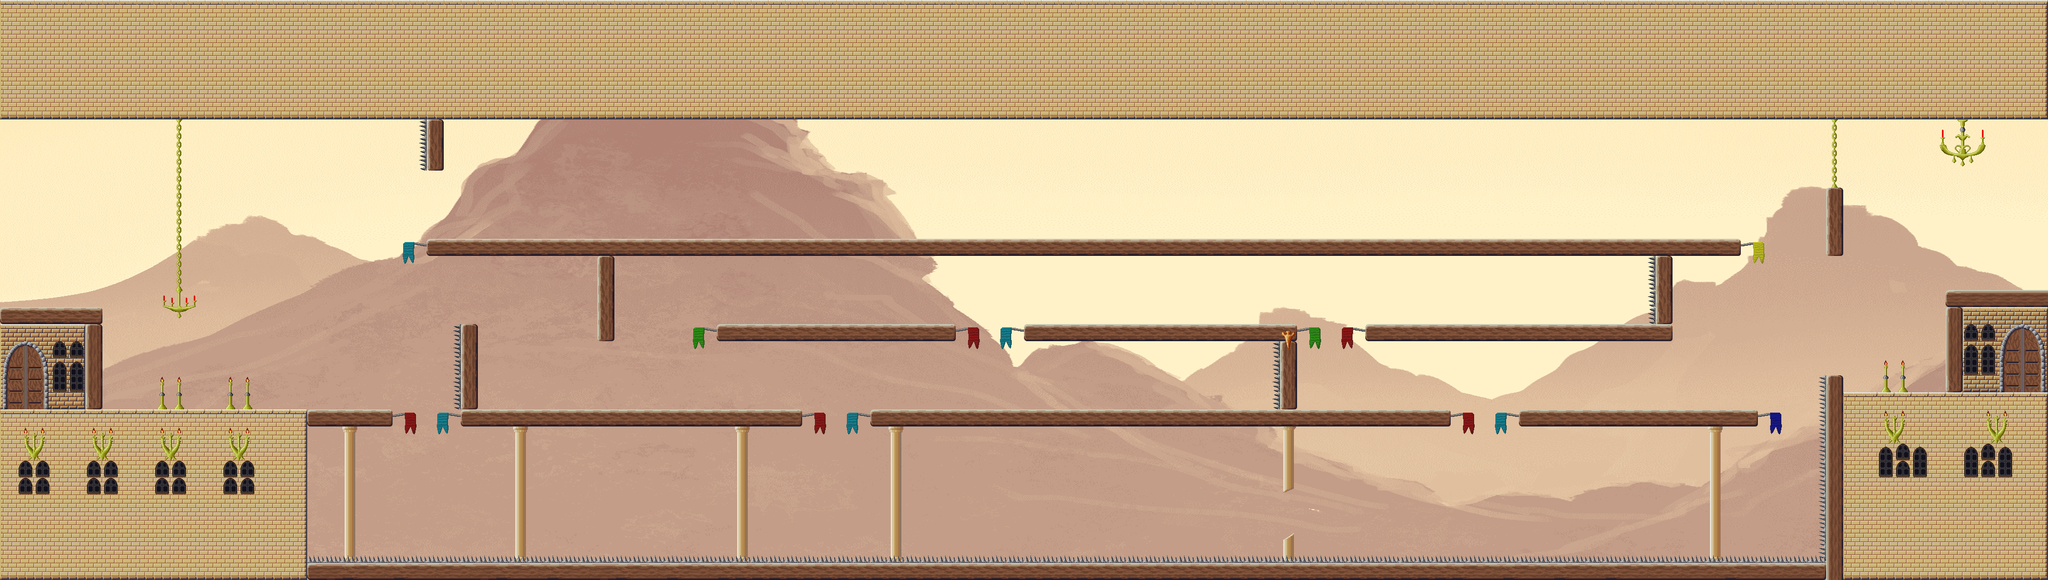

This is a level from a 2D game, rendered from its Tiled map with the project's own tilesets. A one-line summary and the map file follow, with tile-layer data summarised:
An orthogonal 120x34 tile map with 32x32 px tiles, 3 tile layers (Wall, Foreground, Objekte), 3 tilesets, 1 image layer and 86 objects (56x CoinEntity, 17x Ground, 6x SpikeEntity, 4x EnemyEntity, mainPlayer, ...).

<map version="1.0" orientation="orthogonal" renderorder="left-up" width="120" height="34" tilewidth="32" tileheight="32" nextobjectid="273">
 <tileset firstgid="1" name="castle1" tilewidth="32" tileheight="32">
  <image source="../img/map/castle1.png" width="512" height="1344" />
 </tileset>
 <tileset firstgid="673" name="castle2" tilewidth="32" tileheight="32">
  <image source="../img/map/castle2.png" width="512" height="672" />
 </tileset>
 <tileset firstgid="1009" name="castle3" tilewidth="32" tileheight="32">
  <image source="../img/map/castle3.png" width="512" height="384" />
 </tileset>
 <imagelayer name="Parallax_layer1">
  <image source="../img/background/rock.png" />
 </imagelayer>
 <layer name="Wall" width="120" height="34">
  <data>[4080 cells, 1202 non-empty, 2 distinct tile ids]</data>
 </layer>
 <layer name="Foreground" width="120" height="34">
  <data>[4080 cells, 800 non-empty, 33 distinct tile ids]</data>
 </layer>
 <layer name="Objekte" width="120" height="34">
  <data>[4080 cells, 293 non-empty, 79 distinct tile ids]</data>
 </layer>
 <objectgroup name="Object">
  <properties>
   <property name="duration" value="300" />
   <property name="fade" value="#300000" />
  </properties>
  <object id="3" name="mainPlayer" x="3" y="701" width="32" height="64">
   <properties>
    <property name="image" value="gripe_run_right" />
    <property name="spritewidth" value="64" />
   </properties>
  </object>
  <object id="5" name="game.LevelEntity" x="3804" y="-1790" width="35" height="1e+06">
   <properties>
    <property name="duration" value="300" />
    <property name="fade" value="#009900" />
    <property name="to" value="8" />
   </properties>
  </object>
  <object id="19" name="SpikeEntity" x="577" y="1042.33" width="2846" height="14" />
  <object id="30" name="CoinEntity" x="802" y="355" width="32" height="32">
   <properties>
    <property name="image" value="spinning_coin_gold" />
    <property name="spritewidth" value="32" />
   </properties>
  </object>
  <object id="67" name="CoinEntity" x="864" y="512" width="32" height="32">
   <properties>
    <property name="image" value="spinning_coin_gold" />
    <property name="spritewidth" value="32" />
   </properties>
  </object>
  <object id="69" name="CoinEntity" x="1838" y="519" width="32" height="32">
   <properties>
    <property name="image" value="spinning_coin_gold" />
    <property name="spritewidth" value="32" />
   </properties>
  </object>
  <object id="139" name="CoinEntity" x="3422" y="568" width="32" height="32">
   <properties>
    <property name="image" value="spinning_coin_gold" />
    <property name="spritewidth" value="32" />
   </properties>
  </object>
  <object id="170" name="SpikeEntity" x="3428.5" y="710" width="335" height="10" rotation="90" />
  <object id="191" name="CoinEntity" x="1341" y="523" width="32" height="32">
   <properties>
    <property name="image" value="spinning_coin_gold" />
    <property name="spritewidth" value="32" />
   </properties>
  </object>
  <object id="199" name="SpikeEntity" x="3104" y="482" width="125" height="10" rotation="90" />
  <object id="200" name="SpikeEntity" x="2400.5" y="640" width="124" height="11" rotation="90" />
  <object id="202" name="SpikeEntity" x="864.5" y="613" width="150" height="11" rotation="90" />
  <object id="204" name="SpikeEntity" x="801.5" y="220" width="99" height="11" rotation="90" />
  <object id="206" name="ScrollEntity" x="3424" y="262" width="32" height="32">
   <properties>
    <property name="image" value="spinning_scrolls_red" />
    <property name="scrollIndex" value="14" />
    <property name="spritewidth" value="32" />
    <property name="type" value="potion" />
   </properties>
  </object>
  <object id="207" name="CoinEntity" x="2485" y="611" width="32" height="32">
   <properties>
    <property name="image" value="spinning_coin_gold" />
    <property name="spritewidth" value="32" />
   </properties>
  </object>
  <object id="208" name="CoinEntity" x="1555" y="672" width="32" height="32">
   <properties>
    <property name="image" value="spinning_coin_gold" />
    <property name="spritewidth" value="32" />
   </properties>
  </object>
  <object id="209" name="CoinEntity" x="2769" y="659" width="32" height="32">
   <properties>
    <property name="image" value="spinning_coin_gold" />
    <property name="spritewidth" value="32" />
   </properties>
  </object>
  <object id="210" name="CoinEntity" x="960" y="414" width="32" height="32">
   <properties>
    <property name="image" value="spinning_coin_gold" />
    <property name="spritewidth" value="32" />
   </properties>
  </object>
  <object id="213" name="CoinEntity" x="960" y="368" width="32" height="32">
   <properties>
    <property name="image" value="spinning_coin_gold" />
    <property name="spritewidth" value="32" />
   </properties>
  </object>
  <object id="214" name="CoinEntity" x="962" y="309" width="32" height="32">
   <properties>
    <property name="image" value="spinning_coin_gold" />
    <property name="spritewidth" value="32" />
   </properties>
  </object>
  <object id="215" name="CoinEntity" x="961" y="250" width="32" height="32">
   <properties>
    <property name="image" value="spinning_coin_gold" />
    <property name="spritewidth" value="32" />
   </properties>
  </object>
  <object id="216" name="CoinEntity" x="1090" y="305" width="32" height="32">
   <properties>
    <property name="image" value="spinning_coin_gold" />
    <property name="spritewidth" value="32" />
   </properties>
  </object>
  <object id="217" name="CoinEntity" x="1089" y="246" width="32" height="32">
   <properties>
    <property name="image" value="spinning_coin_gold" />
    <property name="spritewidth" value="32" />
   </properties>
  </object>
  <object id="218" name="CoinEntity" x="1088" y="364" width="32" height="32">
   <properties>
    <property name="image" value="spinning_coin_gold" />
    <property name="spritewidth" value="32" />
   </properties>
  </object>
  <object id="219" name="CoinEntity" x="1088" y="410" width="32" height="32">
   <properties>
    <property name="image" value="spinning_coin_gold" />
    <property name="spritewidth" value="32" />
   </properties>
  </object>
  <object id="220" name="CoinEntity" x="1222" y="307" width="32" height="32">
   <properties>
    <property name="image" value="spinning_coin_gold" />
    <property name="spritewidth" value="32" />
   </properties>
  </object>
  <object id="221" name="CoinEntity" x="1221" y="248" width="32" height="32">
   <properties>
    <property name="image" value="spinning_coin_gold" />
    <property name="spritewidth" value="32" />
   </properties>
  </object>
  <object id="222" name="CoinEntity" x="1220" y="366" width="32" height="32">
   <properties>
    <property name="image" value="spinning_coin_gold" />
    <property name="spritewidth" value="32" />
   </properties>
  </object>
  <object id="223" name="CoinEntity" x="1220" y="412" width="32" height="32">
   <properties>
    <property name="image" value="spinning_coin_gold" />
    <property name="spritewidth" value="32" />
   </properties>
  </object>
  <object id="224" name="CoinEntity" x="1352" y="306" width="32" height="32">
   <properties>
    <property name="image" value="spinning_coin_gold" />
    <property name="spritewidth" value="32" />
   </properties>
  </object>
  <object id="225" name="CoinEntity" x="1351" y="247" width="32" height="32">
   <properties>
    <property name="image" value="spinning_coin_gold" />
    <property name="spritewidth" value="32" />
   </properties>
  </object>
  </objectgroup>
 <objectgroup name="EnemyEntities">
  <!-- 4 objects omitted --></objectgroup>
 <objectgroup name="collision">
  <!-- 17 objects omitted --></objectgroup>
</map>
<!-- 55 of 86 objects omitted -->
